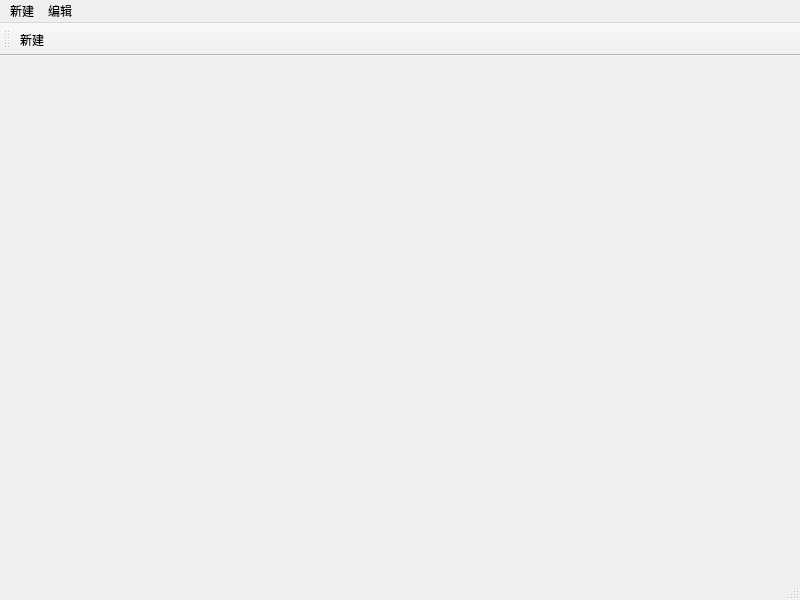
<?xml version="1.0" encoding="UTF-8"?>
<ui version="4.0">
 <class>MainWindow</class>
 <widget class="QMainWindow" name="MainWindow">
  <property name="geometry">
   <rect>
    <x>0</x>
    <y>0</y>
    <width>800</width>
    <height>600</height>
   </rect>
  </property>
  <property name="windowTitle">
   <string>MainWindow</string>
  </property>
  <widget class="QWidget" name="centralwidget"/>
  <widget class="QMenuBar" name="menubar">
   <property name="geometry">
    <rect>
     <x>0</x>
     <y>0</y>
     <width>800</width>
     <height>25</height>
    </rect>
   </property>
   <widget class="QMenu" name="menu">
    <property name="title">
     <string>新建</string>
    </property>
    <addaction name="actionNew"/>
   </widget>
   <widget class="QMenu" name="menu_2">
    <property name="title">
     <string>编辑</string>
    </property>
   </widget>
   <addaction name="menu"/>
   <addaction name="menu_2"/>
  </widget>
  <widget class="QStatusBar" name="statusbar"/>
  <widget class="QToolBar" name="toolBar">
   <property name="windowTitle">
    <string>toolBar</string>
   </property>
   <attribute name="toolBarArea">
    <enum>TopToolBarArea</enum>
   </attribute>
   <attribute name="toolBarBreak">
    <bool>false</bool>
   </attribute>
   <addaction name="actionNew"/>
  </widget>
  <action name="actionNew">
   <property name="text">
    <string>新建</string>
   </property>
  </action>
 </widget>
 <resources/>
 <connections/>
</ui>
